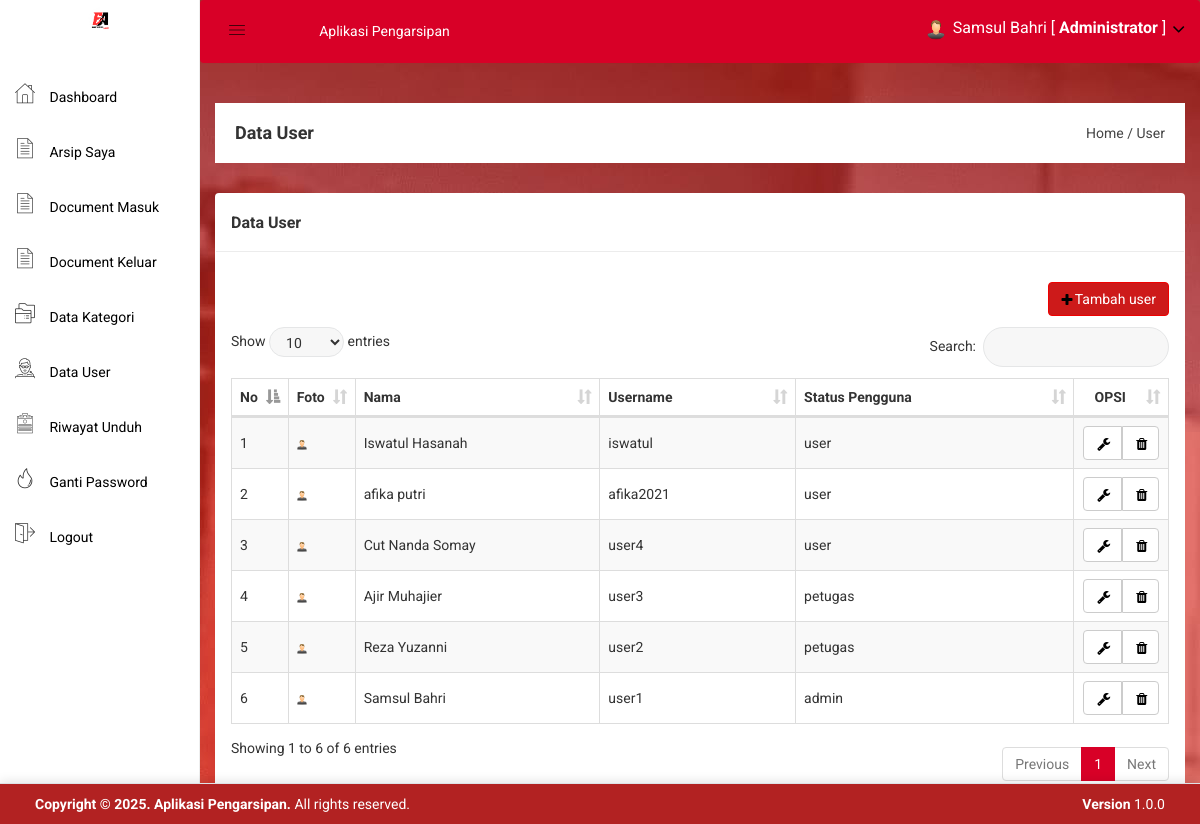
/admin/user.php (signed in), run on the app's committed database.
### tables this page shows
CREATE TABLE `user` (
  `user_id` int(11) NOT NULL,
  `user_nama` varchar(100) NOT NULL,
  `user_username` varchar(100) NOT NULL,
  `user_password` varchar(100) NOT NULL,
  `user_foto` varchar(100) DEFAULT NULL,
  `user_role` varchar(100) DEFAULT NULL
);

### admin/user.php (the view)
<?php include 'header.php'; ?>
<div class="breadcome-area">
    <div class="container-fluid">
        <div class="row">
            <div class="col-lg-12 col-md-12 col-sm-12 col-xs-12">
                <div class="breadcome-list">
                    <div class="row">
                        <div class="col-lg-6 col-md-6 col-sm-6 col-xs-12">
                            <div class="breadcome-heading">
                                <h4 style="margin-bottom: 0px">Data User</h4>
                            </div>
                        </div>
                        <div class="col-lg-6 col-md-6 col-sm-6 col-xs-12">
                            <ul class="breadcome-menu" style="padding-top: 0px">
                                <li><a href="#">Home</a> <span class="bread-slash">/</span></li>
                                <li><span class="bread-blod">User</span></li>
                            </ul>
                        </div>
                    </div>
                </div>
            </div>
        </div>
    </div>
</div>
<div class="container-fluid">
    <div class="panel panel">
        <div class="panel-heading">
            <h3 class="panel-title">Data User</h3>
        </div>
        <div class="panel-body">
            <div class="pull-right">
                <a href="user_tambah.php" class="btn btn-kategori"><i class="fa fa-plus"></i> Tambah user</a>
            </div>
            <br>
            <br>
            <br>
            <table id="table" class="table table-bordered table-striped table-hover table-datatable">
                <thead>
                    <tr>
                        <th width="1%">No</th>
                        <th width="5%">Foto</th>
                        <th>Nama</th>
                        <th>Username</th>
                        <th>Status Pengguna</th>
                        <th class="text-center" width="10%">OPSI</th>
                    </tr>
                </thead>
                <tbody>
                    <?php
                    include '../koneksi.php';
                    $no = 1;
                    $user = mysqli_query($koneksi,"SELECT * FROM user ORDER BY user_id DESC");
                    while($p = mysqli_fetch_array($user)){
                        ?>
                        <tr>
                            <td><?php echo $no++; ?></td>
                            <td>
                                <?php
                                if($p['user_foto'] == ""){
                                    ?>
                                    <img class="img-user" src="../gambar/sistem/user.png">
                                    <?php
                                }else{
                                    ?>
                                    <img class="img-user" src="../gambar/user/<?php echo $p['user_foto']; ?>">
                                    <?php
                                }
                                ?>
                            </td>
                            <td><?php echo $p['user_nama'] ?></td>
                            <td><?php echo $p['user_username'] ?></td>
                            <td><?php echo $p['user_role'] ?></td>
                            <td class="text-center">
                                <div class="btn-group">
                                    <a href="user_edit.php?id=<?php echo $p['user_id']; ?>" class="btn btn-default"><i style="color:#000" class="fa fa-wrench"></i></a>
                                    <a href="user_hapus.php?id=<?php echo $p['user_id']; ?>" class="btn btn-default"><i style="color:#000" class="fa fa-trash"></i></a>
                                </div>
                            </td>
                        </tr>
                        <?php
                    }
                    ?>
                </tbody>
            </table>
        </div>
    </div>
</div>
<?php include 'footer.php'; ?>

### data on the page
user: user_nama "Iswatul Hasanah", user_username "iswatul", user_role "user"
user: user_nama "afika putri", user_username "afika2021", user_role "user"
user: user_nama "Cut Nanda Somay", user_username "user4", user_role "user"
user: user_nama "Ajir Muhajier", user_username "user3", user_role "petugas"
user: user_nama "Reza Yuzanni", user_username "user2", user_role "petugas"
user: user_nama "Samsul Bahri", user_username "user1", user_role "admin"

### other printed values
$_SESSION['nama'] "Samsul Bahri"
